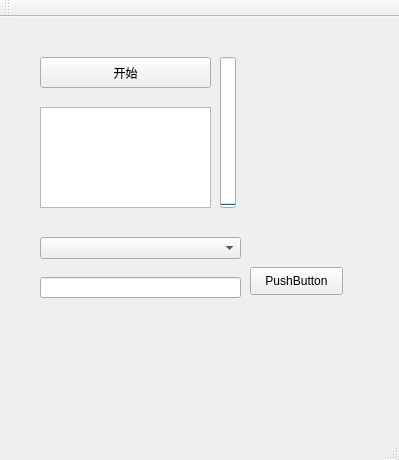
<?xml version="1.0" encoding="UTF-8"?>
<ui version="4.0">
 <class>MainWindow</class>
 <widget class="QMainWindow" name="MainWindow">
  <property name="geometry">
   <rect>
    <x>0</x>
    <y>0</y>
    <width>399</width>
    <height>460</height>
   </rect>
  </property>
  <property name="windowTitle">
   <string>MainWindow</string>
  </property>
  <widget class="QWidget" name="centralWidget">
   <widget class="QPushButton" name="run">
    <property name="geometry">
     <rect>
      <x>40</x>
      <y>40</y>
      <width>171</width>
      <height>31</height>
     </rect>
    </property>
    <property name="text">
     <string>开始</string>
    </property>
   </widget>
   <widget class="QProgressBar" name="volume">
    <property name="geometry">
     <rect>
      <x>220</x>
      <y>40</y>
      <width>16</width>
      <height>151</height>
     </rect>
    </property>
    <property name="maximum">
     <number>32767</number>
    </property>
    <property name="value">
     <number>0</number>
    </property>
    <property name="orientation">
     <enum>Qt::Vertical</enum>
    </property>
   </widget>
   <widget class="QTextEdit" name="recText">
    <property name="geometry">
     <rect>
      <x>40</x>
      <y>90</y>
      <width>171</width>
      <height>101</height>
     </rect>
    </property>
   </widget>
   <widget class="QComboBox" name="comboBox">
    <property name="geometry">
     <rect>
      <x>40</x>
      <y>220</y>
      <width>201</width>
      <height>22</height>
     </rect>
    </property>
   </widget>
   <widget class="QPushButton" name="pushButton">
    <property name="geometry">
     <rect>
      <x>250</x>
      <y>250</y>
      <width>93</width>
      <height>28</height>
     </rect>
    </property>
    <property name="text">
     <string>PushButton</string>
    </property>
   </widget>
   <widget class="QLineEdit" name="lineEdit">
    <property name="geometry">
     <rect>
      <x>40</x>
      <y>260</y>
      <width>201</width>
      <height>21</height>
     </rect>
    </property>
   </widget>
  </widget>
  <widget class="QMenuBar" name="menuBar">
   <property name="geometry">
    <rect>
     <x>0</x>
     <y>0</y>
     <width>399</width>
     <height>26</height>
    </rect>
   </property>
  </widget>
  <widget class="QToolBar" name="mainToolBar">
   <attribute name="toolBarArea">
    <enum>TopToolBarArea</enum>
   </attribute>
   <attribute name="toolBarBreak">
    <bool>false</bool>
   </attribute>
  </widget>
  <widget class="QStatusBar" name="statusBar"/>
 </widget>
 <layoutdefault spacing="6" margin="11"/>
 <resources/>
 <connections/>
</ui>
